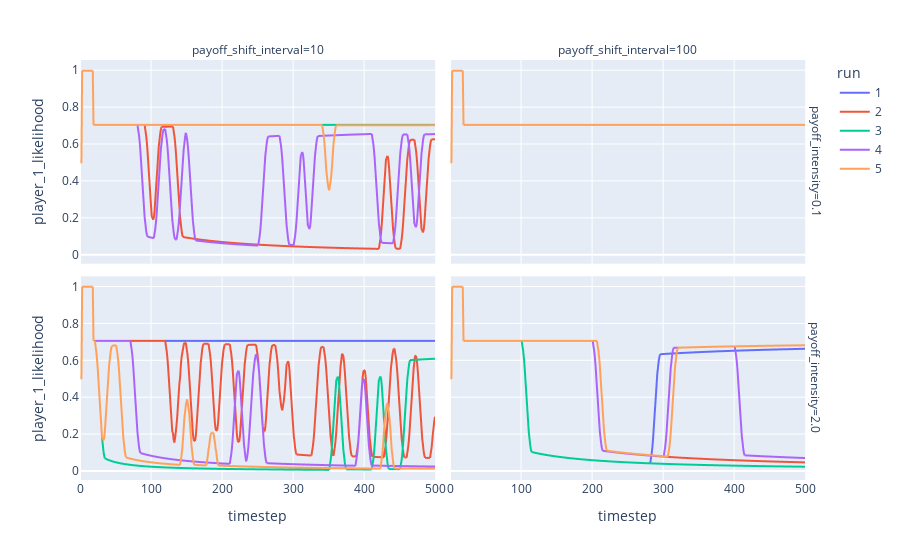

The cell this chart's notebook holds for it:
### Code cell
import plotly.express as px
fig = px.line(sim_df.reset_index(),
              x='timestep',
              y='player_1_likelihood',
              color='run',
              facet_col='payoff_shift_interval',
              facet_row='payoff_intensity')
fig.show()

### Figure 1 — Plotly figure (JSON) as saved in the notebook; plotly's stock layout.template omitted (floating-point values rounded to 4 significant figures; data arrays with more than 128 entries replaced by an {"elided": "..."} marker saying what was removed)
{"data": [{"hovertemplate": "run=1<br>payoff_intensity=0.1<br>payoff_shift_interval=10<br>timestep=%{x}<br>player_1_likelihood=%{y}<extra></extra>", "legendgroup": "1", "line": {"color": "#636efa", "dash": "solid"}, "marker": {"symbol": "circle"}, "mode": "lines", "name": "1", "showlegend": true, "type": "scattergl", "x": {"elided": "501 int values"}, "xaxis": "x3", "y": {"elided": "501 float values"}, "yaxis": "y3"}, {"hovertemplate": "run=1<br>payoff_intensity=0.1<br>payoff_shift_interval=100<br>timestep=%{x}<br>player_1_likelihood=%{y}<extra></extra>", "legendgroup": "1", "line": {"color": "#636efa", "dash": "solid"}, "marker": {"symbol": "circle"}, "mode": "lines", "name": "1", "showlegend": false, "type": "scattergl", "x": {"elided": "501 int values"}, "xaxis": "x4", "y": {"elided": "501 float values"}, "yaxis": "y4"}, {"hovertemplate": "run=1<br>payoff_intensity=2.0<br>payoff_shift_interval=10<br>timestep=%{x}<br>player_1_likelihood=%{y}<extra></extra>", "legendgroup": "1", "line": {"color": "#636efa", "dash": "solid"}, "marker": {"symbol": "circle"}, "mode": "lines", "name": "1", "showlegend": false, "type": "scattergl", "x": {"elided": "501 int values"}, "xaxis": "x", "y": {"elided": "501 float values"}, "yaxis": "y"}, {"hovertemplate": "run=1<br>payoff_intensity=2.0<br>payoff_shift_interval=100<br>timestep=%{x}<br>player_1_likelihood=%{y}<extra></extra>", "legendgroup": "1", "line": {"color": "#636efa", "dash": "solid"}, "marker": {"symbol": "circle"}, "mode": "lines", "name": "1", "showlegend": false, "type": "scattergl", "x": {"elided": "501 int values"}, "xaxis": "x2", "y": {"elided": "501 float values"}, "yaxis": "y2"}, {"hovertemplate": "run=2<br>payoff_intensity=0.1<br>payoff_shift_interval=10<br>timestep=%{x}<br>player_1_likelihood=%{y}<extra></extra>", "legendgroup": "2", "line": {"color": "#EF553B", "dash": "solid"}, "marker": {"symbol": "circle"}, "mode": "lines", "name": "2", "showlegend": true, "type": "scattergl", "x": {"elided": "501 int values"}, "xaxis": "x3", "y": {"elided": "501 float values"}, "yaxis": "y3"}, {"hovertemplate": "run=2<br>payoff_intensity=0.1<br>payoff_shift_interval=100<br>timestep=%{x}<br>player_1_likelihood=%{y}<extra></extra>", "legendgroup": "2", "line": {"color": "#EF553B", "dash": "solid"}, "marker": {"symbol": "circle"}, "mode": "lines", "name": "2", "showlegend": false, "type": "scattergl", "x": {"elided": "501 int values"}, "xaxis": "x4", "y": {"elided": "501 float values"}, "yaxis": "y4"}, {"hovertemplate": "run=2<br>payoff_intensity=2.0<br>payoff_shift_interval=10<br>timestep=%{x}<br>player_1_likelihood=%{y}<extra></extra>", "legendgroup": "2", "line": {"color": "#EF553B", "dash": "solid"}, "marker": {"symbol": "circle"}, "mode": "lines", "name": "2", "showlegend": false, "type": "scattergl", "x": {"elided": "501 int values"}, "xaxis": "x", "y": {"elided": "501 float values"}, "yaxis": "y"}, {"hovertemplate": "run=2<br>payoff_intensity=2.0<br>payoff_shift_interval=100<br>timestep=%{x}<br>player_1_likelihood=%{y}<extra></extra>", "legendgroup": "2", "line": {"color": "#EF553B", "dash": "solid"}, "marker": {"symbol": "circle"}, "mode": "lines", "name": "2", "showlegend": false, "type": "scattergl", "x": {"elided": "501 int values"}, "xaxis": "x2", "y": {"elided": "501 float values"}, "yaxis": "y2"}, {"hovertemplate": "run=3<br>payoff_intensity=0.1<br>payoff_shift_interval=10<br>timestep=%{x}<br>player_1_likelihood=%{y}<extra></extra>", "legendgroup": "3", "line": {"color": "#00cc96", "dash": "solid"}, "marker": {"symbol": "circle"}, "mode": "lines", "name": "3", "showlegend": true, "type": "scattergl", "x": {"elided": "501 int values"}, "xaxis": "x3", "y": {"elided": "501 float values"}, "yaxis": "y3"}, {"hovertemplate": "run=3<br>payoff_intensity=0.1<br>payoff_shift_interval=100<br>timestep=%{x}<br>player_1_likelihood=%{y}<extra></extra>", "legendgroup": "3", "line": {"color": "#00cc96", "dash": "solid"}, "marker": {"symbol": "circle"}, "mode": "lines", "name": "3", "showlegend": false, "type": "scattergl", "x": {"elided": "501 int values"}, "xaxis": "x4", "y": {"elided": "501 float values"}, "yaxis": "y4"}, {"hovertemplate": "run=3<br>payoff_intensity=2.0<br>payoff_shift_interval=10<br>timestep=%{x}<br>player_1_likelihood=%{y}<extra></extra>", "legendgroup": "3", "line": {"color": "#00cc96", "dash": "solid"}, "marker": {"symbol": "circle"}, "mode": "lines", "name": "3", "showlegend": false, "type": "scattergl", "x": {"elided": "501 int values"}, "xaxis": "x", "y": {"elided": "501 float values"}, "yaxis": "y"}, {"hovertemplate": "run=3<br>payoff_intensity=2.0<br>payoff_shift_interval=100<br>timestep=%{x}<br>player_1_likelihood=%{y}<extra></extra>", "legendgroup": "3", "line": {"color": "#00cc96", "dash": "solid"}, "marker": {"symbol": "circle"}, "mode": "lines", "name": "3", "showlegend": false, "type": "scattergl", "x": {"elided": "501 int values"}, "xaxis": "x2", "y": {"elided": "501 float values"}, "yaxis": "y2"}, {"hovertemplate": "run=4<br>payoff_intensity=0.1<br>payoff_shift_interval=10<br>timestep=%{x}<br>player_1_likelihood=%{y}<extra></extra>", "legendgroup": "4", "line": {"color": "#ab63fa", "dash": "solid"}, "marker": {"symbol": "circle"}, "mode": "lines", "name": "4", "showlegend": true, "type": "scattergl", "x": {"elided": "501 int values"}, "xaxis": "x3", "y": {"elided": "501 float values"}, "yaxis": "y3"}, {"hovertemplate": "run=4<br>payoff_intensity=0.1<br>payoff_shift_interval=100<br>timestep=%{x}<br>player_1_likelihood=%{y}<extra></extra>", "legendgroup": "4", "line": {"color": "#ab63fa", "dash": "solid"}, "marker": {"symbol": "circle"}, "mode": "lines", "name": "4", "showlegend": false, "type": "scattergl", "x": {"elided": "501 int values"}, "xaxis": "x4", "y": {"elided": "501 float values"}, "yaxis": "y4"}, {"hovertemplate": "run=4<br>payoff_intensity=2.0<br>payoff_shift_interval=10<br>timestep=%{x}<br>player_1_likelihood=%{y}<extra></extra>", "legendgroup": "4", "line": {"color": "#ab63fa", "dash": "solid"}, "marker": {"symbol": "circle"}, "mode": "lines", "name": "4", "showlegend": false, "type": "scattergl", "x": {"elided": "501 int values"}, "xaxis": "x", "y": {"elided": "501 float values"}, "yaxis": "y"}, {"hovertemplate": "run=4<br>payoff_intensity=2.0<br>payoff_shift_interval=100<br>timestep=%{x}<br>player_1_likelihood=%{y}<extra></extra>", "legendgroup": "4", "line": {"color": "#ab63fa", "dash": "solid"}, "marker": {"symbol": "circle"}, "mode": "lines", "name": "4", "showlegend": false, "type": "scattergl", "x": {"elided": "501 int values"}, "xaxis": "x2", "y": {"elided": "501 float values"}, "yaxis": "y2"}, {"hovertemplate": "run=5<br>payoff_intensity=0.1<br>payoff_shift_interval=10<br>timestep=%{x}<br>player_1_likelihood=%{y}<extra></extra>", "legendgroup": "5", "line": {"color": "#FFA15A", "dash": "solid"}, "marker": {"symbol": "circle"}, "mode": "lines", "name": "5", "showlegend": true, "type": "scattergl", "x": {"elided": "501 int values"}, "xaxis": "x3", "y": {"elided": "501 float values"}, "yaxis": "y3"}, {"hovertemplate": "run=5<br>payoff_intensity=0.1<br>payoff_shift_interval=100<br>timestep=%{x}<br>player_1_likelihood=%{y}<extra></extra>", "legendgroup": "5", "line": {"color": "#FFA15A", "dash": "solid"}, "marker": {"symbol": "circle"}, "mode": "lines", "name": "5", "showlegend": false, "type": "scattergl", "x": {"elided": "501 int values"}, "xaxis": "x4", "y": {"elided": "501 float values"}, "yaxis": "y4"}, {"hovertemplate": "run=5<br>payoff_intensity=2.0<br>payoff_shift_interval=10<br>timestep=%{x}<br>player_1_likelihood=%{y}<extra></extra>", "legendgroup": "5", "line": {"color": "#FFA15A", "dash": "solid"}, "marker": {"symbol": "circle"}, "mode": "lines", "name": "5", "showlegend": false, "type": "scattergl", "x": {"elided": "501 int values"}, "xaxis": "x", "y": {"elided": "501 float values"}, "yaxis": "y"}, {"hovertemplate": "run=5<br>payoff_intensity=2.0<br>payoff_shift_interval=100<br>timestep=%{x}<br>player_1_likelihood=%{y}<extra></extra>", "legendgroup": "5", "line": {"color": "#FFA15A", "dash": "solid"}, "marker": {"symbol": "circle"}, "mode": "lines", "name": "5", "showlegend": false, "type": "scattergl", "x": {"elided": "501 int values"}, "xaxis": "x2", "y": {"elided": "501 float values"}, "yaxis": "y2"}], "layout": {"annotations": [{"font": {}, "showarrow": false, "text": "payoff_shift_interval=10", "x": 0.24, "xanchor": "center", "xref": "paper", "y": 1, "yanchor": "bottom", "yref": "paper"}, {"font": {}, "showarrow": false, "text": "payoff_shift_interval=100", "x": 0.74, "xanchor": "center", "xref": "paper", "y": 1, "yanchor": "bottom", "yref": "paper"}, {"font": {}, "showarrow": false, "text": "payoff_intensity=2.0", "textangle": 90, "x": 0.98, "xanchor": "left", "xref": "paper", "y": 0.2425, "yanchor": "middle", "yref": "paper"}, {"font": {}, "showarrow": false, "text": "payoff_intensity=0.1", "textangle": 90, "x": 0.98, "xanchor": "left", "xref": "paper", "y": 0.7575, "yanchor": "middle", "yref": "paper"}], "legend": {"title": {"text": "run"}, "tracegroupgap": 0}, "margin": {"t": 60}, "xaxis": {"anchor": "y", "domain": [0, 0.48], "title": {"text": "timestep"}}, "xaxis2": {"anchor": "y2", "domain": [0.5, 0.98], "matches": "x", "title": {"text": "timestep"}}, "xaxis3": {"anchor": "y3", "domain": [0, 0.48], "matches": "x", "showticklabels": false}, "xaxis4": {"anchor": "y4", "domain": [0.5, 0.98], "matches": "x", "showticklabels": false}, "yaxis": {"anchor": "x", "domain": [0, 0.485], "title": {"text": "player_1_likelihood"}}, "yaxis2": {"anchor": "x2", "domain": [0, 0.485], "matches": "y", "showticklabels": false}, "yaxis3": {"anchor": "x3", "domain": [0.515, 1], "matches": "y", "title": {"text": "player_1_likelihood"}}, "yaxis4": {"anchor": "x4", "domain": [0.515, 1], "matches": "y", "showticklabels": false}}}
